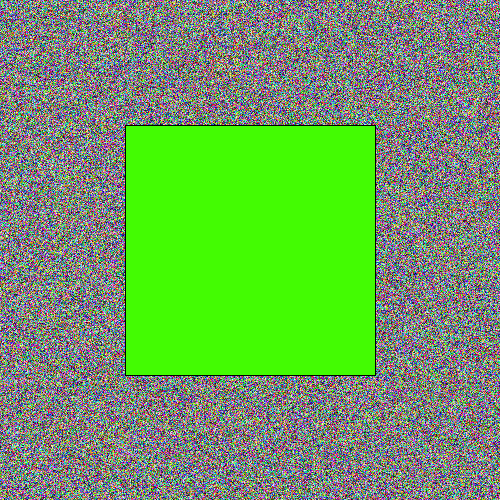
Frame 1 (no input)
Frame 60 (the mouse pressed at the canvas centre just before this capture): identical to frame 1, image omitted
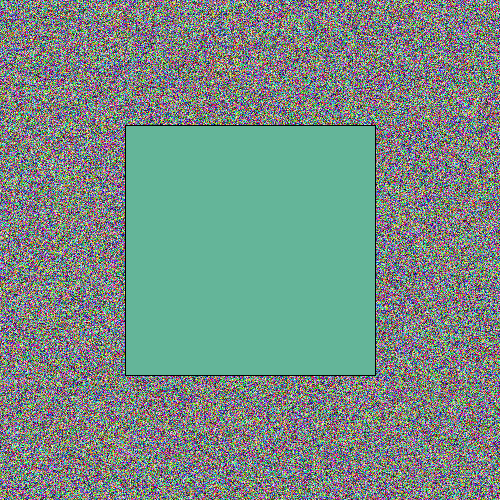
Frame 120 (the mouse held since frame 60 and released just before this capture)

The Processing sketch that drew these frames (run headless with seeded random() and noise(); from frame 60 on, the mouse is pressed at the canvas centre):

// Processing sketch: pixels04_PGraphics
// ── pixels04_PGraphics.pde
PGraphics myGraphic;
color fillColor;
void setup() {
  size(500, 500);
  myGraphic = createGraphics(width, height);
  background(255);
  drawRect(myGraphic);
  fillColor = randomColor();
}

void draw() {
  background(255);
  image(myGraphic, 0, 0);
  rectMode(CENTER);
  fill(fillColor);
  rect(width/2, height/2, width/2, height/2);
}

void drawRect(PGraphics _graphic) {
  _graphic.beginDraw();
  _graphic.loadPixels();
  for (int i = 0; i < _graphic.pixels.length; i++) {
    _graphic.pixels[i]=color(random(256), random(256), random(256));
  }
  _graphic.updatePixels();
  _graphic.endDraw();
}

color randomColor(){
  return color(random(256),random(256),random(256));
}

void keyPressed() {
  drawRect(myGraphic);
}

void mousePressed(){
  fillColor = randomColor();
}
